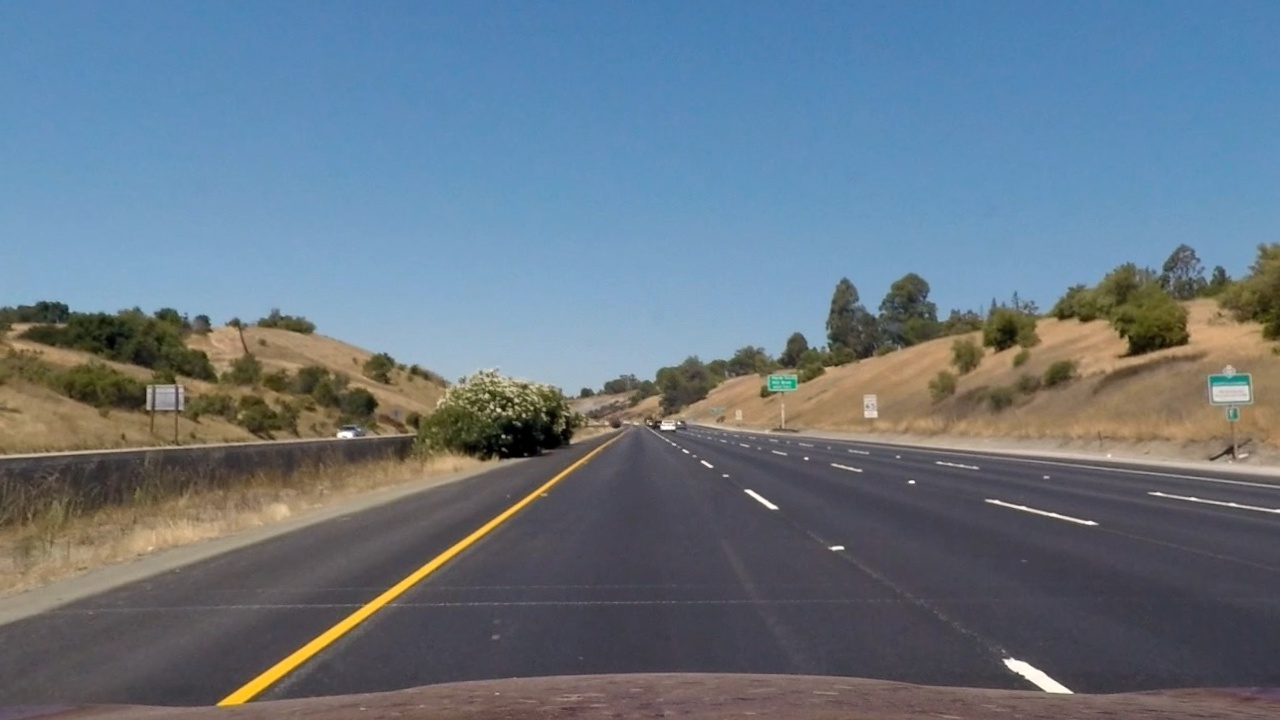
#> input picture output_images/undistorted/straight_lines1-undistorted.jpg, 1280 x 720 px; its folder holds only this picture in this run
$ python gradient_threshold.py   (older library calls are emulated)
#> lines starting #> are read from the running program, lines starting #| are printed output that depends on the picture; after the words box and inside, x2 and y2 are one past the last pixel; in counts of white or black regions, pixels touching at a corner belong together
# -*- coding: utf-8 -*-

import glob
import numpy as np
import cv2
import matplotlib.image as mpimg
import matplotlib.pyplot as plt


def abs_sobel_thresh(img, orient='x', sobel_kernel=3, thresh=(0, 255)):
    # Convert to grayscale
    gray = cv2.cvtColor(img, cv2.COLOR_RGB2GRAY)
    # Apply x or y gradient with the OpenCV Sobel() function
    # and take the absolute value
    if orient == 'x':
        abs_sobel = np.absolute(cv2.Sobel(gray, cv2.CV_64F, 1, 0, ksize=sobel_kernel))
    if orient == 'y':
        abs_sobel = np.absolute(cv2.Sobel(gray, cv2.CV_64F, 0, 1, ksize=sobel_kernel))
    # Rescale back to 8 bit integer
    scaled_sobel = np.uint8(255 * abs_sobel / np.max(abs_sobel))
    # Create a copy and apply the threshold
    binary_output = np.zeros_like(scaled_sobel)
    # Here I'm using inclusive (>=, <=) thresholds, but exclusive is ok too
    binary_output[(scaled_sobel >= thresh[0]) & (scaled_sobel <= thresh[1])] = 1

    # Return the result
    return binary_output


# [33 lines left out: functions mag_thresh, dir_threshold, not called in this run]


if __name__ == "__main__":
    images = glob.glob('./output_images/undistorted/*.jpg')
    for fname in images:
        image = mpimg.imread(fname)
#> image is the input picture: shape (720, 1280, 3); mean R, G, B 103.6, 118.3, 131.6
        binary_output = abs_sobel_thresh(image, orient='x', sobel_kernel=3, thresh=(10, 150))
#> in abs_sobel_thresh, `gray = cv2.cvtColor(img, cv2.COLOR_RGB2GRAY)`:
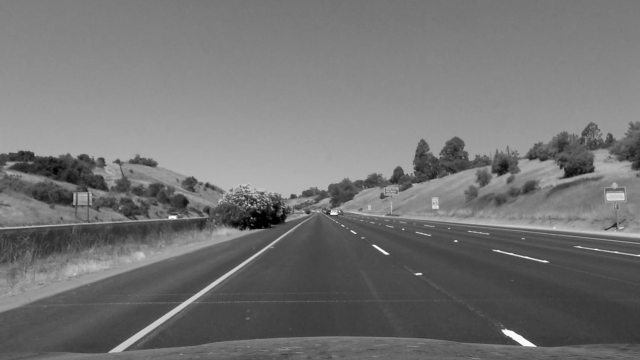
#> gray: shape (720, 1280) (shown at 1/2 size); min 0, max 255, mean 115.4
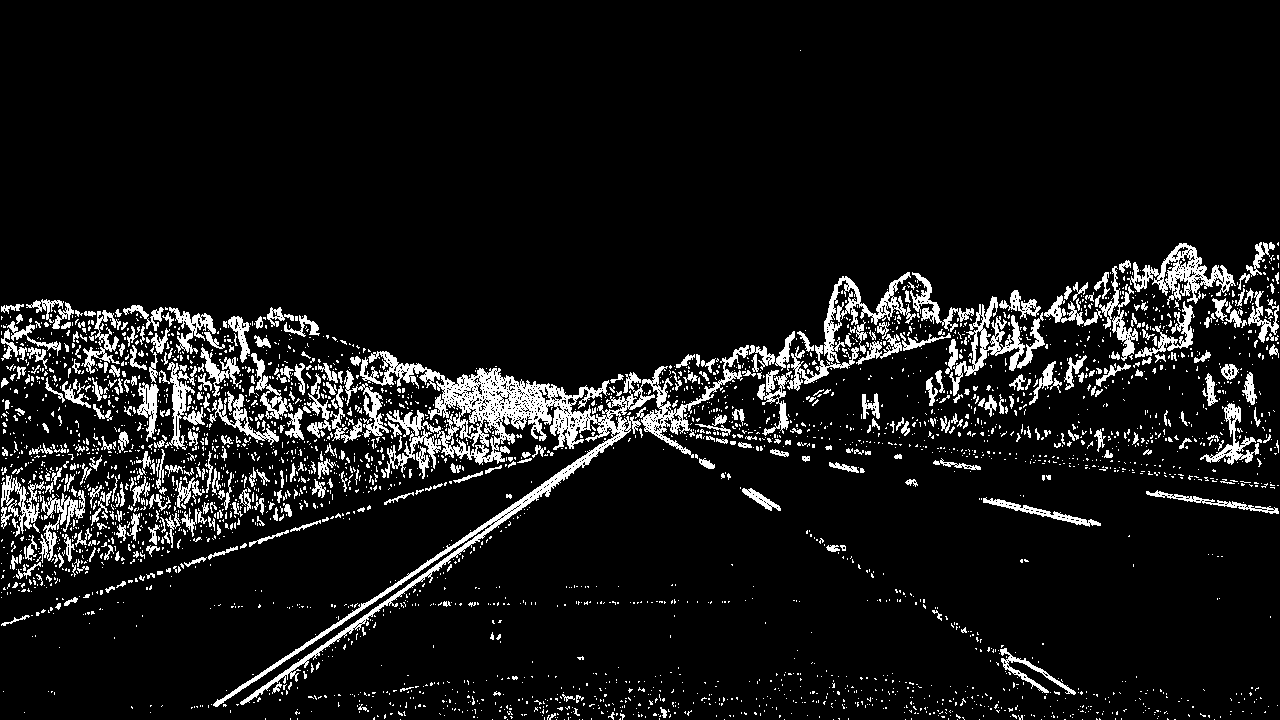
#> binary_output: shape (720, 1280); values 0 (black) and 1 (white), 8.6% white; 3427 white regions (3001 under 20 px), largest, box (x1, y1, x2, y2) and area: (213, 345, 749, 707) 16850, (757, 272, 916, 436) 3419, (949, 296, 1045, 396) 2238
        plt.imshow(binary_output, cmap='gray')
        plt.show()

    images = glob.glob('./output_images/undistorted/*.jpg')
    for fname in images:
        image = mpimg.imread(fname)
        binary_output = abs_sobel_thresh(image, orient='y', sobel_kernel=3, thresh=(0, 25))
#> call 2 of abs_sobel_thresh, with orient = 'y', sobel_kernel = 3, thresh = (0, 25)
#> in abs_sobel_thresh (call 2), `abs_sobel = np.absolute(cv2.Sobel(gray, cv2.CV_64F, 0, 1, ksize=sobel_..`:
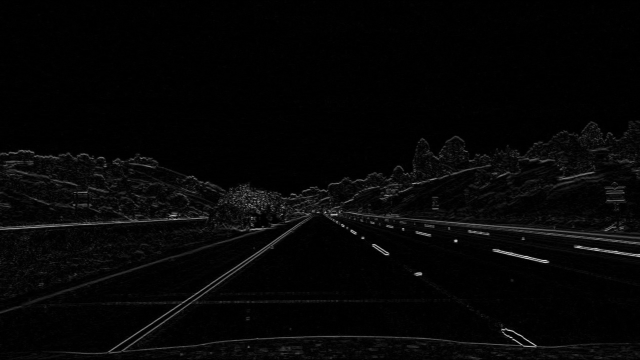
#> abs_sobel: shape (720, 1280) float64 (shown at 1/2 size); min 0, max 690, mean 16.6; drawn with min black and max white
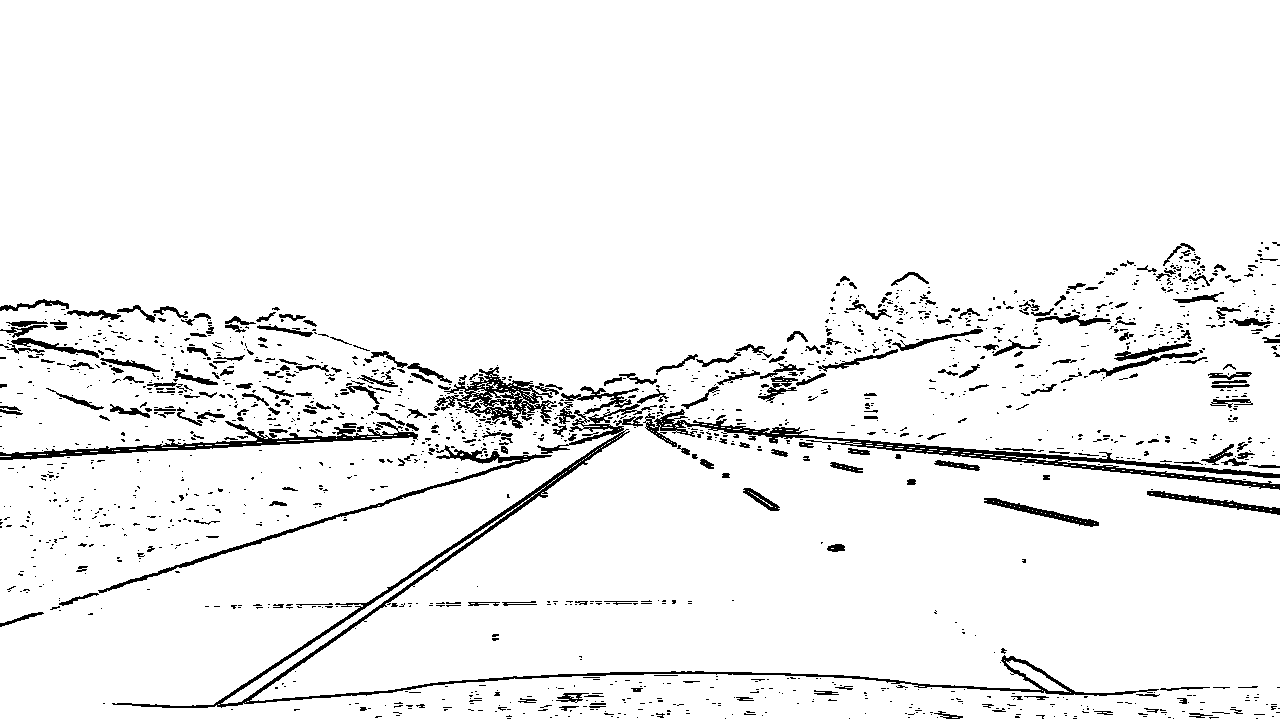
#> binary_output: shape (720, 1280); values 0 (black) and 1 (white), 94.8% white; 1625 black regions (1344 under 20 px), largest, box (x1, y1, x2, y2) and area: (112, 386, 1159, 708) 8010, (643, 409, 1280, 490) 5082, (0, 421, 418, 460) 2760
        plt.imshow(binary_output, cmap='gray')
        plt.show()

$ run again, on output_images/undistorted/test1-undistorted.jpg
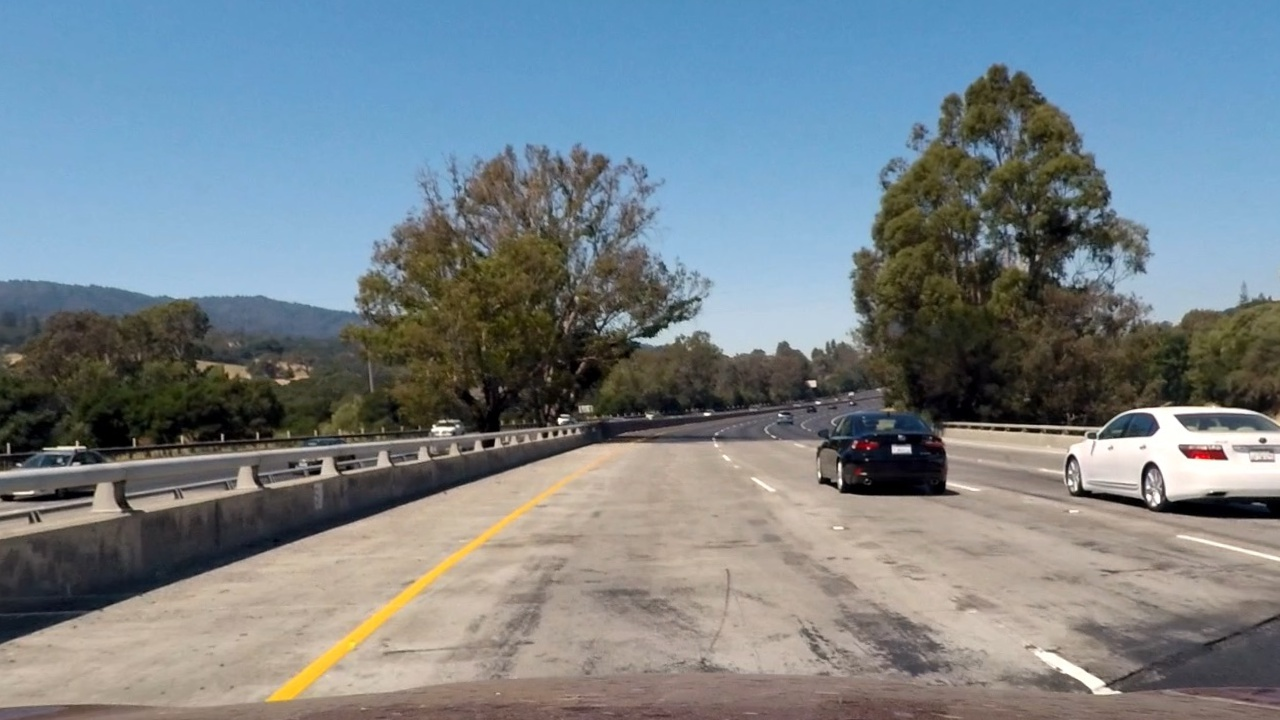
#> input picture output_images/undistorted/test1-undistorted.jpg, 1280 x 720 px
#> image is the input picture: shape (720, 1280, 3); mean R, G, B 119.3, 130, 136.2
#> `binary_output = abs_sobel_thresh(image, orient='x', sobel_kernel=3, th..`:
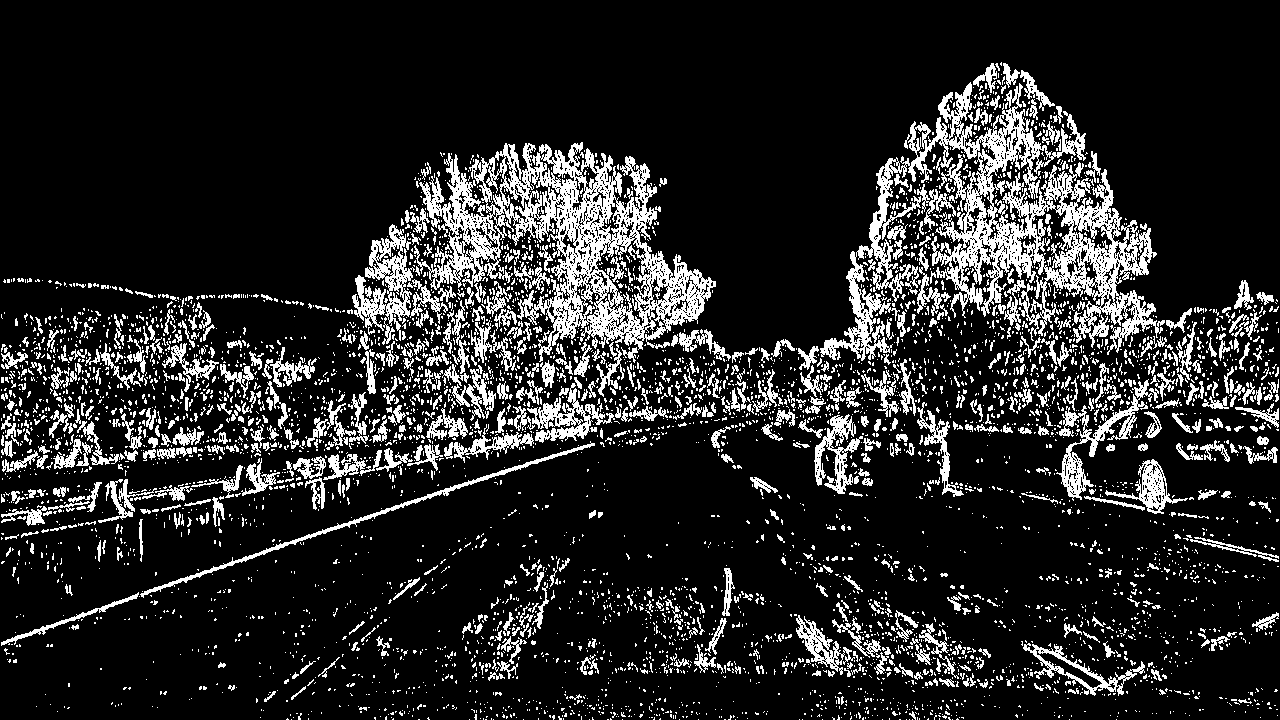
#> binary_output: shape (720, 1280); values 0 (black) and 1 (white), 15.3% white in thin lines or dots
#> `binary_output = abs_sobel_thresh(image, orient='y', sobel_kernel=3, th..`:
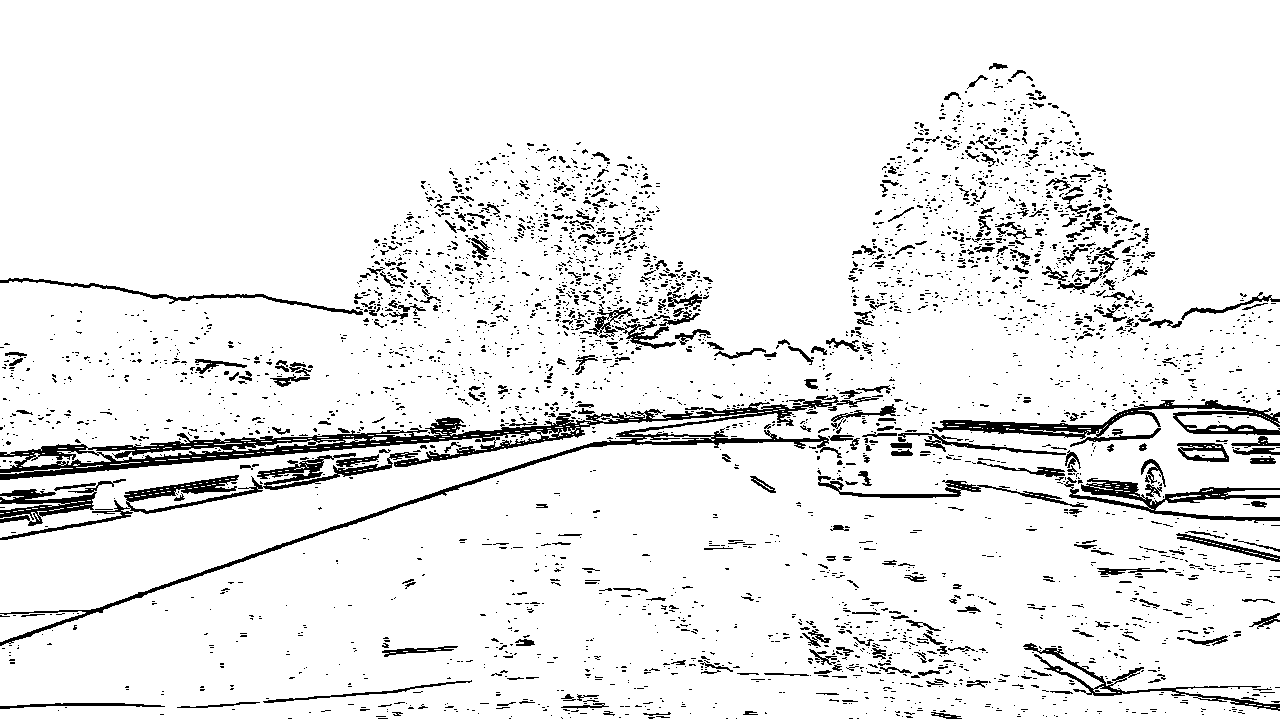
#> binary_output: shape (720, 1280); values 0 (black) and 1 (white), 92.2% white; 3728 black regions (3339 under 20 px), largest, box (x1, y1, x2, y2) and area: (0, 395, 879, 646) 14961, (932, 400, 1280, 447) 3863, (0, 452, 418, 540) 3734

$ run again, on output_images/undistorted/test2-undistorted.jpg
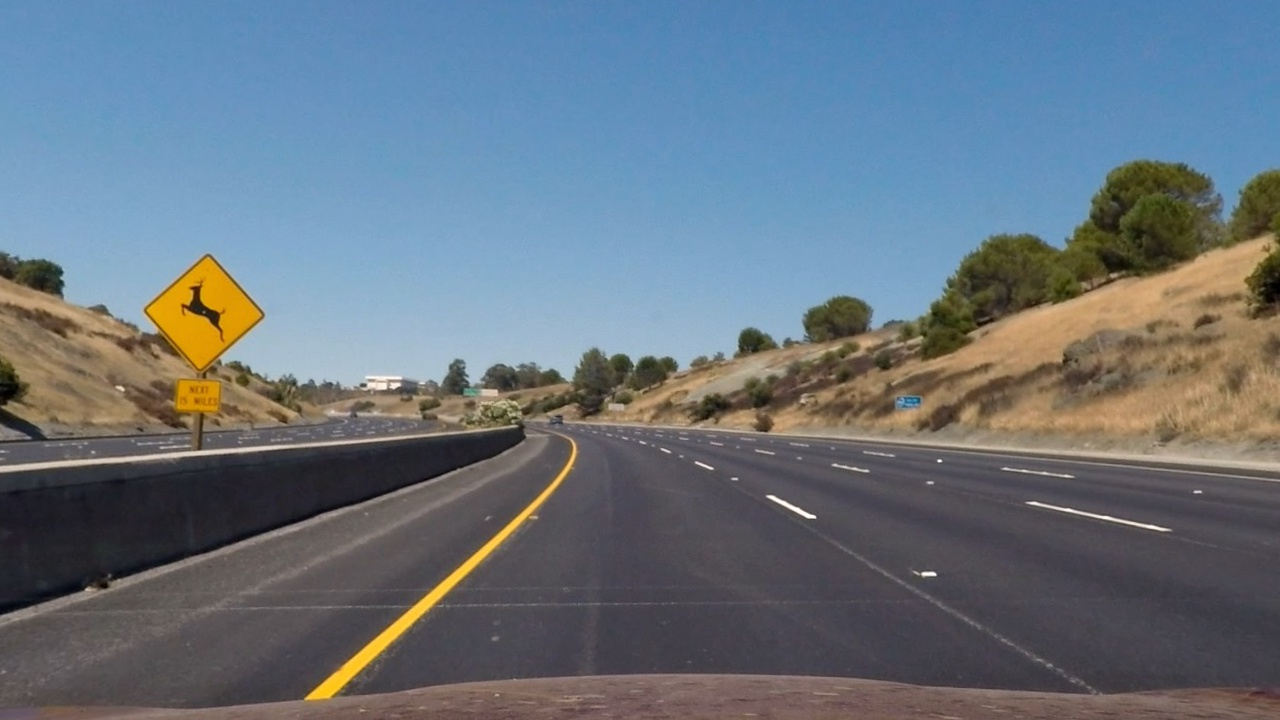
#> input picture output_images/undistorted/test2-undistorted.jpg, 1280 x 720 px
#> image is the input picture: shape (720, 1280, 3); mean R, G, B 103.9, 115.7, 126.3
#> `binary_output = abs_sobel_thresh(image, orient='x', sobel_kernel=3, th..`:
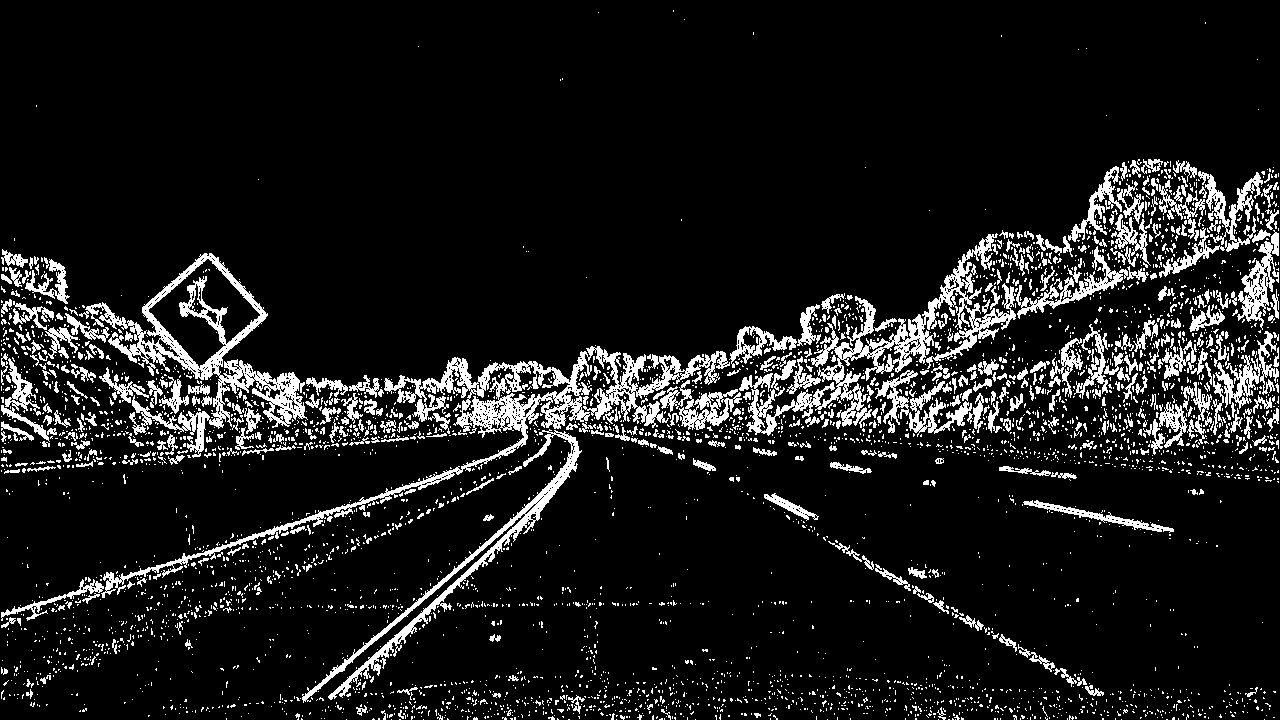
#> binary_output: shape (720, 1280); values 0 (black) and 1 (white), 10.4% white; 4359 white regions (3889 under 20 px), largest, box (x1, y1, x2, y2) and area: (101, 346, 730, 598) 11811, (79, 253, 308, 458) 8468, (739, 233, 1016, 436) 8369
#> `binary_output = abs_sobel_thresh(image, orient='y', sobel_kernel=3, th..`:
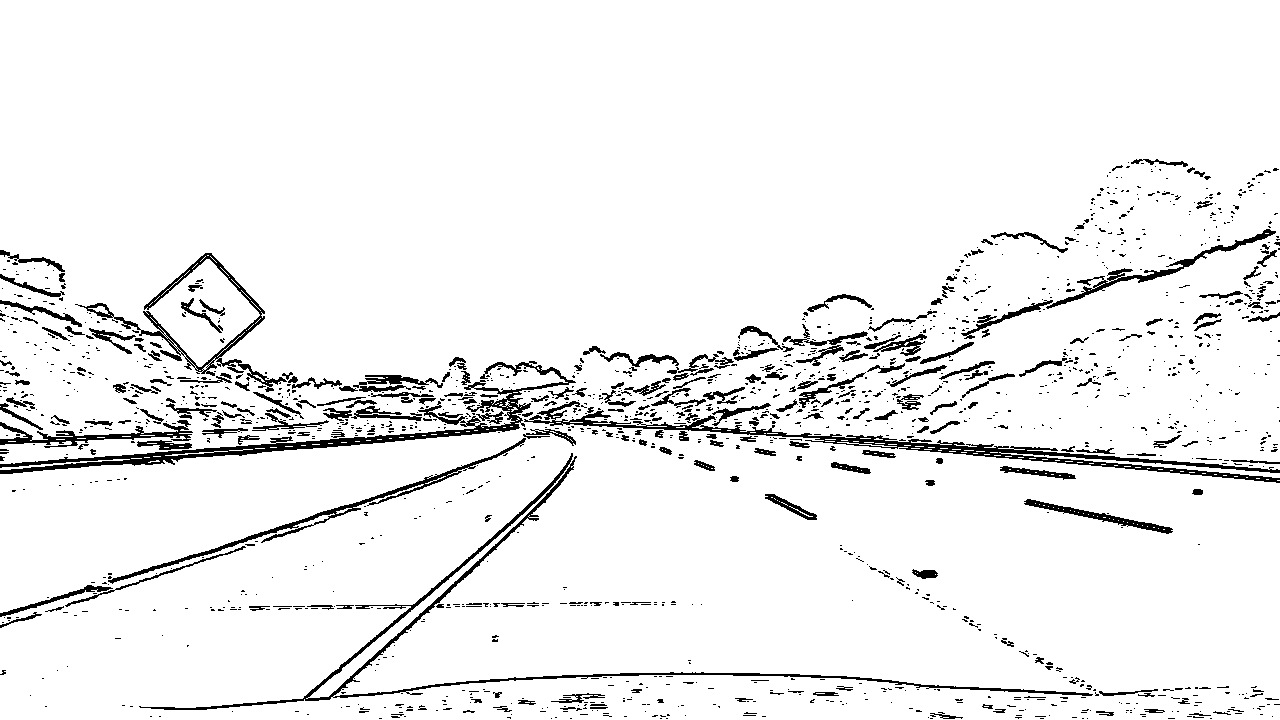
#> binary_output: shape (720, 1280); values 0 (black) and 1 (white), 94.1% white; 1592 black regions (1310 under 20 px), largest, box (x1, y1, x2, y2) and area: (0, 361, 576, 474) 5483, (524, 401, 1280, 483) 5319, (139, 453, 1093, 710) 4990
